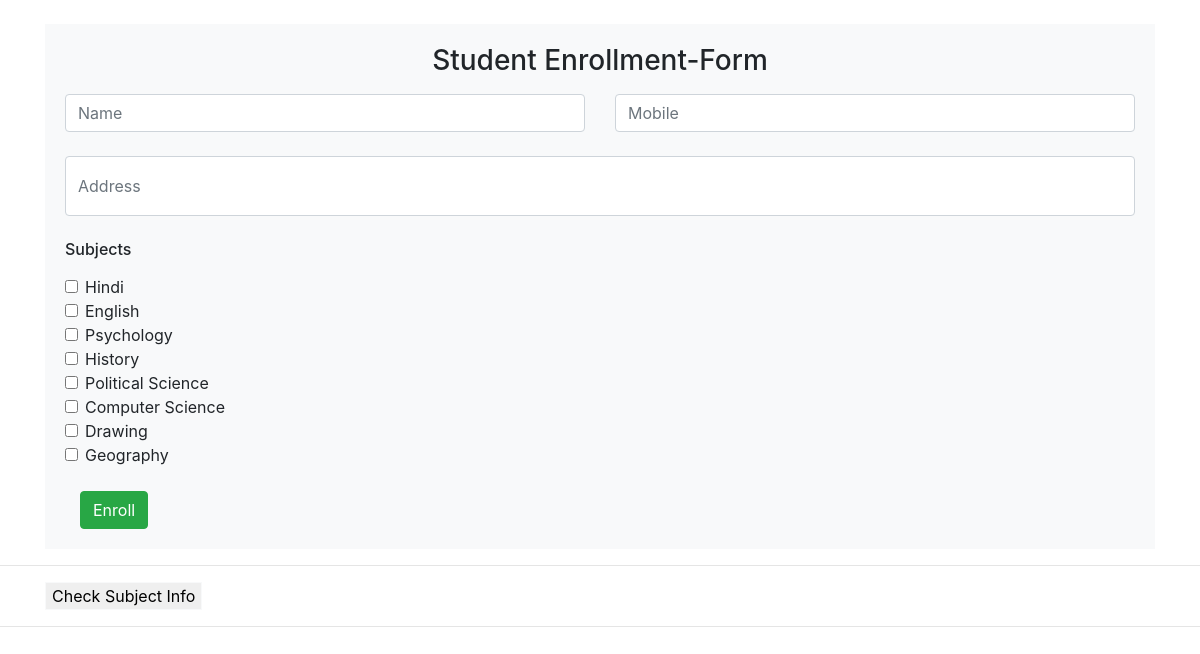
/enrollment-form.php, run on the app's committed database.
### tables this page shows
CREATE TABLE `subject_info` (
  `id` int(10) NOT NULL,
  `sub_name` varchar(30) DEFAULT NULL,
  `sub_stream` varchar(10) DEFAULT NULL,
  `sub_type` enum('T','P') NOT NULL,
  `sub_fees` int(6) DEFAULT NULL,
  `updated_at` timestamp NOT NULL DEFAULT current_timestamp()
);

### enrollment-form.php (the view, shortened to what this page needs)
<?php
require_once "connect.php";
$sql = "select * from subject_info";
?>
<html>
    <head>
        <link rel="stylesheet" href="bootstrap/css/bootstrap.min.css">
</head>
<body onload="hideTable()">
    <div class="container">
<form method="post">
 <div class="card-body bg-light">
 <div class="h3 text-center mb-3">
        Student Enrollment-Form
    </div>
    <div class="row g-2">
        <div class="col-md-6">
    <input type="text" class="form-control mb-4" autocomplete="off" name="name" id="name" placeholder="Name" value="<?=$_POST['name']??''?>" required>
    </div>
    <Div class="col-md-6">
    <input type="mobile" title="enter valid mobile number" autocomplete="off" pattern="^[7-9]{1}[0-9]{9}$" class="form-control mb-4" value="<?=$_POST['mobile']??''?>" name="mobile" id="mobile" placeholder="Mobile" required>
    </div>
    </div>
    <div class="row">
        <Div class="col-lg-12">
    <input type="text" class="form-control mb-4" name="address" autocomplete="off" id="address" placeholder="Address" value="<?=$_POST['address']??''?>" required style="height:60px">
    </div>
    </div>
    <div class="h6 mb-3">
    Subjects
    </div>
    <div id="subjects" >
    <?php
    $subjects = mysqli_query($con,$sql) or die(mysqli_error($con));
    if(mysqli_num_rows($subjects)>0){
        while($sub=mysqli_fetch_assoc($subjects)){
    ?>
    <div class="form-check">
    <input type="checkbox" name="Arts[]" id="<?=$sub['sub_name']?>" value = "<?=$sub['id']?>" class="form-check-input" onclick="call()" >
    <label class="form-check-label" for="<?=$sub['sub_name']?>">
    <?php
    echo $sub['sub_name'];
    ?>
  </label>
  </div>
<?php
}}
?>
    </div>
    <div class="container">
    <button class="mt-4 btn btn-Success" value="submit" id="submit" name ="submit" onclick="cbox(event)">Enroll</button>
    </div>
    </div>
</form>
</div>
<hr>
<div class="container"><button name="info" onclick=hideTable() value="hide"class="border border-light">Check Subject Info</button> </div>
<hr>
<div class="container">
</div>

### data on the page
subject_info: sub_name "Hindi"
subject_info: sub_name "English"
subject_info: sub_name "Psychology"
subject_info: sub_name "History"
subject_info: sub_name "Political Science"
subject_info: sub_name "Computer Science"
subject_info: sub_name "Drawing"
subject_info: sub_name "Geography"
